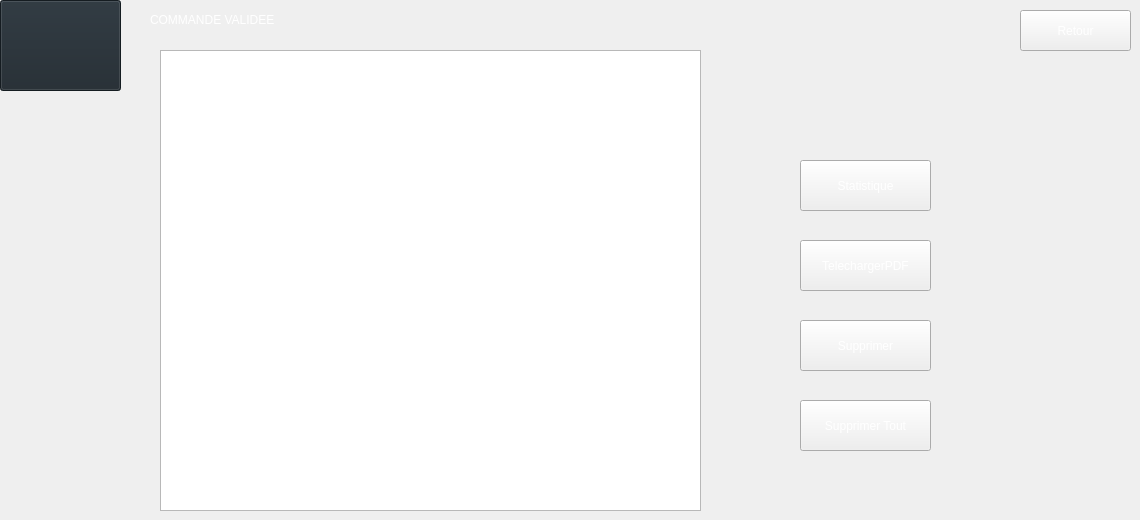
      <widget class="QWidget" name="tab_2">
       <attribute name="title">
        <string>COMMANDE</string>
       </attribute>
       <widget class="QTableView" name="tableView3_commande">
        <property name="geometry">
         <rect>
          <x>160</x>
          <y>50</y>
          <width>541</width>
          <height>461</height>
         </rect>
        </property>
        <property name="styleSheet">
         <string notr="true">color:white;</string>
        </property>
       </widget>
       <widget class="QPushButton" name="imprimer_commande">
        <property name="geometry">
         <rect>
          <x>800</x>
          <y>240</y>
          <width>131</width>
          <height>51</height>
         </rect>
        </property>
        <property name="styleSheet">
         <string notr="true">color:white;</string>
        </property>
        <property name="text">
         <string>TelechargerPDF</string>
        </property>
        <property name="icon">
         <iconset>
          <normaloff>:/resources/images/stock.png</normaloff>:/resources/images/stock.png</iconset>
        </property>
       </widget>
       <widget class="QPushButton" name="Supprimer2_commande">
        <property name="geometry">
         <rect>
          <x>800</x>
          <y>320</y>
          <width>131</width>
          <height>51</height>
         </rect>
        </property>
        <property name="styleSheet">
         <string notr="true">color:white;</string>
        </property>
        <property name="text">
         <string>Supprimer</string>
        </property>
        <property name="icon">
         <iconset resource="Ressources.qrc">
          <normaloff>:/new/images/images/delete.png</normaloff>:/new/images/images/delete.png</iconset>
        </property>
       </widget>
       <widget class="QLabel" name="label_7_commande">
        <property name="geometry">
         <rect>
          <x>150</x>
          <y>0</y>
          <width>151</width>
          <height>41</height>
         </rect>
        </property>
        <property name="text">
         <string>&lt;html&gt;&lt;head/&gt;&lt;body&gt;&lt;p&gt;&lt;span style=&quot; color:#ffffff;&quot;&gt;COMMANDE VALIDEE&lt;/span&gt;&lt;/p&gt;&lt;/body&gt;&lt;/html&gt;</string>
        </property>
       </widget>
       <widget class="QPushButton" name="Supprimer3_commande">
        <property name="geometry">
         <rect>
          <x>800</x>
          <y>400</y>
          <width>131</width>
          <height>51</height>
         </rect>
        </property>
        <property name="styleSheet">
         <string notr="true">color:white;</string>
        </property>
        <property name="text">
         <string>Supprimer Tout</string>
        </property>
        <property name="icon">
         <iconset resource="Ressources.qrc">
          <normaloff>:/new/images/images/delete.png</normaloff>:/new/images/images/delete.png</iconset>
        </property>
       </widget>
       <widget class="QPushButton" name="statistique_commande">
        <property name="geometry">
         <rect>
          <x>800</x>
          <y>160</y>
          <width>131</width>
          <height>51</height>
         </rect>
        </property>
        <property name="styleSheet">
         <string notr="true">color:white;</string>
        </property>
        <property name="text">
         <string>Statistique</string>
        </property>
        <property name="icon">
         <iconset>
          <normaloff>:/resources/images/stock.png</normaloff>:/resources/images/stock.png</iconset>
        </property>
       </widget>
       <widget class="QPushButton" name="Retour_2_commande">
        <property name="geometry">
         <rect>
          <x>1020</x>
          <y>10</y>
          <width>111</width>
          <height>41</height>
         </rect>
        </property>
        <property name="styleSheet">
         <string notr="true">color:white;</string>
        </property>
        <property name="text">
         <string>Retour</string>
        </property>
        <property name="icon">
         <iconset resource="Ressources.qrc">
          <normaloff>:/new/images/images/return.png</normaloff>:/new/images/images/return.png</iconset>
        </property>
       </widget>
       <widget class="QPushButton" name="pushButton_24">
        <property name="geometry">
         <rect>
          <x>0</x>
          <y>0</y>
          <width>121</width>
          <height>91</height>
         </rect>
        </property>
        <property name="styleSheet">
         <string notr="true">QPushButton
{
 
    background-color: #1e272e;
    
    border-color: #1e272e;
   
}</string>
        </property>
        <property name="text">
         <string/>
        </property>
        <property name="icon">
         <iconset resource="Ressources.qrc">
          <normaloff>:/new/images/images/Image4.png</normaloff>:/new/images/images/Image4.png</iconset>
        </property>
        <property name="iconSize">
         <size>
          <width>80</width>
          <height>80</height>
         </size>
        </property>
       </widget>
      </widget>
